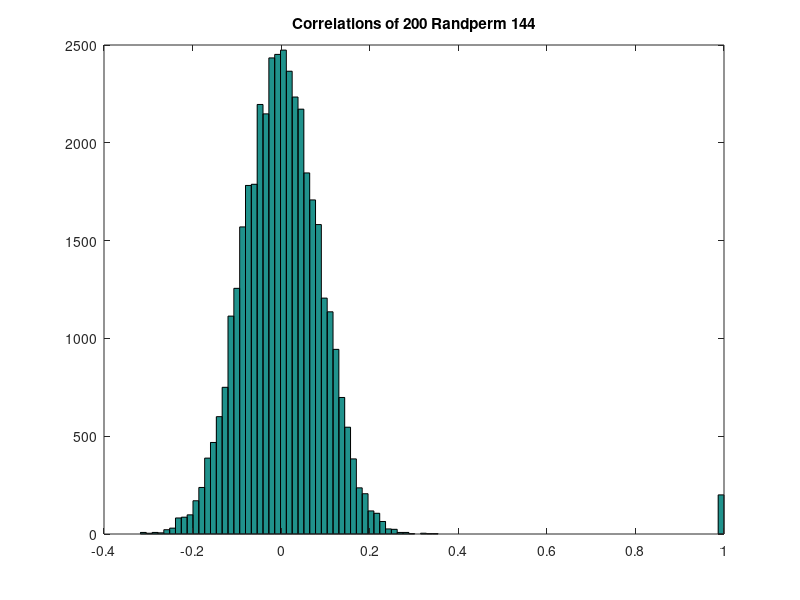

MATLAB code to generate this figure:
for p = 1:200
    perm(p,:) = randperm(8);
end
coefs = corr(perm');
hist(coefs(:), 100)
title('Correlations of 200 Randperm 8')
clear
for p = 1:200
    perm(p,:) = randperm(144);
end
coefs = corr(perm');
hist(coefs(:), 100)
title('Correlations of 200 Randperm 144')